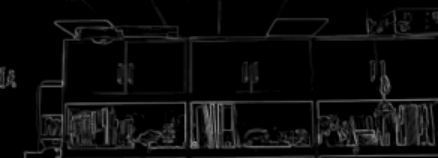
#> input picture 图片物体边缘的提取分割.png, 438 x 158 px
$ python skimage_edge_detection.py
#> lines starting #> are read from the running program, lines starting #| are printed output that depends on the picture; after the words box and inside, x2 and y2 are one past the last pixel; in counts of white or black regions, pixels touching at a corner belong together
# -*- coding: utf-8 -*-
"""
基于 scikit-image 库的图像边缘检测（优化版）
---------------------------------
相比初版的改进：
    1. 每个梯度算子除了保存原始幅值图外，还做：
        - Otsu 自适应二值化（自动选最佳阈值）
        - 骨架化（skeletonize）得到 1 像素宽的细线
    2. Laplace 算子（对噪声极敏感）先做重度高斯平滑再做二阶导；
    3. 拼一张 2x4 的对比大图，便于直观对比所有方法；
    4. 给出每种方法的边缘像素数和耗时统计。

使用：
    直接运行本脚本即可。
"""

import os
import time
import numpy as np
import cv2  # 仅用于读取/写出含中文路径的图像
from skimage import filters, feature
from skimage.morphology import skeletonize
from skimage.util import img_as_ubyte

# ---------- 路径配置 ----------
INPUT_IMAGE_PATH = r"C:\Users\18607\Desktop\边缘识别模型方法\图片物体边缘的提取分割.png"
OUTPUT_DIR = os.path.join(os.path.dirname(os.path.abspath(__file__)), "outputs")
os.makedirs(OUTPUT_DIR, exist_ok=True)

# ---------- 参数配置 ----------
# skimage.feature.canny 的双阈值（值越低，检测到的边缘越多）
CANNY_SIGMA = 1.0
CANNY_LOW = 0.05
CANNY_HIGH = 0.15

# Laplace 前置平滑的 sigma（必须够大才能压住二阶导数的噪声放大效应）
LAPLACE_SMOOTH_SIGMA = 2.0

# 各种算子归一化用的常数（绝大多数情况下用 255/归一化到 0~1 即可）
EPS = 1e-12


# ---------- 工具函数 ----------
def imread_unicode(path: str) -> np.ndarray:
    """读取含中文路径的图像。"""
    return cv2.imdecode(np.fromfile(path, dtype=np.uint8), cv2.IMREAD_COLOR)
#> returned value is the input picture: shape (158, 438, 3); min 0, max 140, mean 11.5


def imwrite_unicode(path: str, img: np.ndarray) -> None:
    """写出图像到含中文路径。"""
    cv2.imencode(".png", img)[1].tofile(path)


def to_uint8(img: np.ndarray) -> np.ndarray:
    """把浮点结果线性归一化到 0~255 再转 uint8，便于保存。"""
    img = img.astype(np.float32)
    mn, mx = img.min(), img.max()
    if mx - mn < EPS:
        return np.zeros_like(img, dtype=np.uint8)
    out = (img - mn) / (mx - mn) * 255.0
    return out.astype(np.uint8)


def otsu_binary(magnitude: np.ndarray) -> np.ndarray:
    """对梯度幅值做 Otsu 阈值二值化，返回 bool 数组。"""
    # Otsu 需要 uint8 输入
    mag_u8 = to_uint8(magnitude)
    thresh = filters.threshold_otsu(mag_u8)
    return mag_u8 > thresh


def post_process_binary(binary: np.ndarray) -> tuple[np.ndarray, np.ndarray]:
    """把二值图做骨架化（细线化），返回 (binary_uint8, skeleton_uint8)。"""
    binary_uint8 = (binary.astype(np.uint8)) * 255
    skel = skeletonize(binary)
    skel_uint8 = (skel.astype(np.uint8)) * 255
    return binary_uint8, skel_uint8


# ---------- 单个算子：原始 → 二值 → 骨架化 三件套 ----------
def gradient_trio(name: str,
                  gray: np.ndarray,
                  magnitude: np.ndarray,
                  results: dict,
                  timings: dict) -> None:
    """对单个梯度算子的结果做三件套处理，并把数据存到 results 字典。"""
    t0 = time.perf_counter()

    # 1) 原始幅值
    raw_u8 = to_uint8(magnitude)

    # 2) Otsu 二值
    binary = otsu_binary(magnitude)
    binary_u8, skel_u8 = post_process_binary(binary)

    elapsed = time.perf_counter() - t0
    timings[name] = elapsed * 1000  # ms

    results[name] = {
        "raw": raw_u8,
        "binary": binary_u8,
        "skel": skel_u8,
        "edge_count": int(binary.sum()),
    }


# ---------- 拼成 2x4 对比大图 ----------
def make_comparison(original_bgr: np.ndarray,
                    gray_u8: np.ndarray,
                    canny_u8: np.ndarray,
                    results: dict) -> np.ndarray:
    """把 8 张小图（原图、灰度、6 个算子的二值结果）拼成 2x4 对比大图。"""
    # 每张图都转成 BGR 以便和原图保持通道一致
    def to_bgr(u8: np.ndarray) -> np.ndarray:
        if u8.ndim == 2:
            return cv2.cvtColor(u8, cv2.COLOR_GRAY2BGR)
        return u8

    # 二值图：黑色背景白色边缘 → 反过来成"白底黑边"更接近"线稿"观感
    def invert(u8: np.ndarray) -> np.ndarray:
        if u8.ndim == 2:
            return 255 - u8
        return 255 - u8

    # 缩放到统一高度，便于拼接
    H = 160
    panels = [
        ("Original",  cv2.resize(original_bgr, (int(original_bgr.shape[1] * H / original_bgr.shape[0]), H))),
        ("Gray",      cv2.cvtColor(cv2.resize(gray_u8, (int(gray_u8.shape[1] * H / gray_u8.shape[0]), H)), cv2.COLOR_GRAY2BGR)),
        ("Canny",     to_bgr(cv2.resize(canny_u8, (int(canny_u8.shape[1] * H / canny_u8.shape[0]), H)))),
        ("Sobel",     to_bgr(cv2.resize(invert(results["sobel"]["binary"]),   (int(canny_u8.shape[1] * H / canny_u8.shape[0]), H)))),
        ("Prewitt",   to_bgr(cv2.resize(invert(results["prewitt"]["binary"]), (int(canny_u8.shape[1] * H / canny_u8.shape[0]), H)))),
        ("Scharr",    to_bgr(cv2.resize(invert(results["scharr"]["binary"]),  (int(canny_u8.shape[1] * H / canny_u8.shape[0]), H)))),
        ("Roberts",   to_bgr(cv2.resize(invert(results["roberts"]["binary"]), (int(canny_u8.shape[1] * H / canny_u8.shape[0]), H)))),
        ("Laplace*",  to_bgr(cv2.resize(invert(results["laplace"]["binary"]), (int(canny_u8.shape[1] * H / canny_u8.shape[0]), H)))),
    ]

    # 在每张小图顶部写名称
    labelled = []
    for name, img in panels:
        h, w = img.shape[:2]
        canvas = np.full((h + 24, w, 3), 255, dtype=np.uint8)
        cv2.putText(canvas, name, (4, 17), cv2.FONT_HERSHEY_SIMPLEX, 0.5, (0, 0, 0), 1, cv2.LINE_AA)
        canvas[24:, :, :] = img
        labelled.append(canvas)

    # 2x4 拼接
    row1 = np.hstack(labelled[:4])
    row2 = np.hstack(labelled[4:])
    sep = np.full((4, row1.shape[1], 3), 200, dtype=np.uint8)
    return np.vstack([row1, sep, row2])


# ---------- 主体 ----------
def run_edge_detection(image_path: str, output_dir: str) -> None:
    bgr = imread_unicode(image_path)
    if bgr is None:
        raise FileNotFoundError(f"无法读取图像：{image_path}")
    gray = cv2.cvtColor(bgr, cv2.COLOR_BGR2GRAY).astype(np.float32) / 255.0
    gray_u8 = (gray * 255).astype(np.uint8)

    base = os.path.splitext(os.path.basename(image_path))[0]

    # 保存灰度原图
    gray_path = os.path.join(output_dir, f"{base}_gray.png")
    imwrite_unicode(gray_path, gray_u8)

    # ---------------- 1. Canny ----------------
    t0 = time.perf_counter()
    canny_edges = feature.canny(gray, sigma=CANNY_SIGMA,
                                low_threshold=CANNY_LOW,
                                high_threshold=CANNY_HIGH)
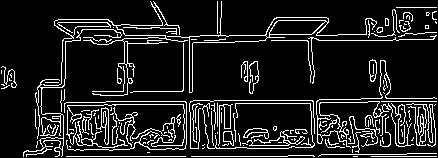
#> canny_edges: shape (158, 438) bool; 12.3% white in thin lines or dots
    canny_u8 = (canny_edges.astype(np.uint8)) * 255
#> canny_u8: shape (158, 438); 12.3% white in thin lines or dots
    canny_ms = (time.perf_counter() - t0) * 1000

    canny_path = os.path.join(output_dir, f"{base}_skimage_canny.png")
    imwrite_unicode(canny_path, canny_u8)

    # ---------------- 2. 五个梯度算子 + Laplace ----------------
    results = {}
    timings = {}

    gradient_trio("sobel",   gray, filters.sobel(gray),  results, timings)
#> in to_uint8, `img = img.astype(np.float32)`:
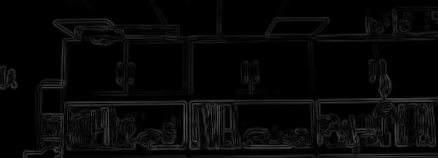
#> img: shape (158, 438) float32; min 0, max 0.321, mean 0.0296
#> in to_uint8, `mn, mx = img.min(), img.max()`: mn = 0; mx = 0.321
#> in to_uint8, `out = (img - mn) / (mx - mn) * 255.0`:
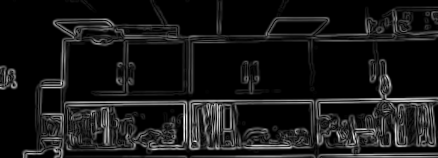
#> out: shape (158, 438) float32; min 0, max 255, mean 23.5
#> in otsu_binary, `thresh = filters.threshold_otsu(mag_u8)`: thresh = 48
#> in otsu_binary, `return mag_u8 > thresh`: returned value: shape (158, 438) bool; 19% white; 138 white regions (101 under 20 px), largest, box (x1, y1, x2, y2) and area: (188, 59, 438, 158) 5967, (22, 18, 207, 158) 3482, (80, 107, 112, 146) 468
#> in post_process_binary, `skel = skeletonize(binary)`: skel: shape (158, 438) bool; 9.4% white in thin lines or dots
#> in post_process_binary, `skel_uint8 = (skel.astype(np.uint8)) * 255`: skel_uint8: shape (158, 438); 9.4% white in thin lines or dots
    gradient_trio("prewitt", gray, filters.prewitt(gray), results, timings)
#> in otsu_binary (call 2), `return mag_u8 > thresh`: returned value: shape (158, 438) bool; 18.8% white; 138 white regions (101 under 20 px), largest, box (x1, y1, x2, y2) and area: (22, 18, 438, 158) 9314, (80, 107, 112, 146) 451, (236, 17, 330, 38) 389
#> in post_process_binary (call 2), `skel = skeletonize(binary)`: skel: shape (158, 438) bool; 9.2% white in thin lines or dots
#> in post_process_binary (call 2), `skel_uint8 = (skel.astype(np.uint8)) * 255`: skel_uint8: shape (158, 438); 9.2% white in thin lines or dots
    gradient_trio("scharr",  gray, filters.scharr(gray),  results, timings)
#> in otsu_binary (call 3), `return mag_u8 > thresh`: returned value: shape (158, 438) bool; 19.1% white in thin lines or dots
#> in post_process_binary (call 3), `binary_uint8 = (binary.astype(np.uint8)) * 255`: binary_uint8: shape (158, 438); 19.1% white in thin lines or dots
#> in post_process_binary (call 3), `skel = skeletonize(binary)`:
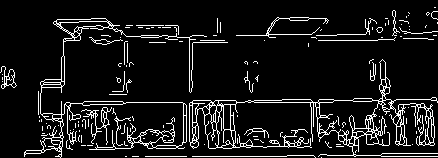
#> skel: shape (158, 438) bool; 9.4% white in thin lines or dots
#> in post_process_binary (call 3), `skel_uint8 = (skel.astype(np.uint8)) * 255`: skel_uint8: shape (158, 438); 9.4% white in thin lines or dots
    gradient_trio("roberts", gray, filters.roberts(gray), results, timings)
#> in to_uint8 (call 7), `mn, mx = img.min(), img.max()`: mx = 0.357
#> in to_uint8 (call 7), `out = (img - mn) / (mx - mn) * 255.0`:
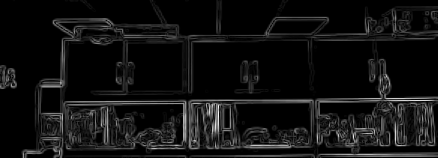
#> out: shape (158, 438) float32; min 0, max 255, mean 17.8
#> in otsu_binary (call 4), `return mag_u8 > thresh`: returned value: shape (158, 438) bool; 16.5% white; 158 white regions (118 under 20 px), largest, box (x1, y1, x2, y2) and area: (315, 59, 438, 158) 3070, (188, 99, 314, 150) 2147, (22, 90, 188, 158) 2095
#> in post_process_binary (call 4), `skel = skeletonize(binary)`: skel: shape (158, 438) bool; 8.7% white in thin lines or dots
#> in post_process_binary (call 4), `skel_uint8 = (skel.astype(np.uint8)) * 255`: skel_uint8: shape (158, 438); 8.7% white in thin lines or dots

    # Laplace 必须先高斯平滑（sigma 越大越能压住二阶导的噪声）
    smoothed_gray = filters.gaussian(gray, sigma=LAPLACE_SMOOTH_SIGMA)
    gradient_trio("laplace", gray, np.abs(filters.laplace(smoothed_gray)), results, timings)
#> in to_uint8 (call 9), `img = img.astype(np.float32)`:
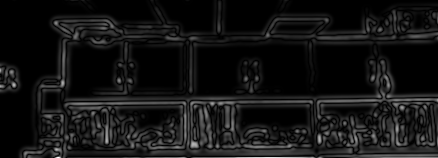
#> img: shape (158, 438) float32; min 0, max 0.0578, mean 0.00458; drawn with min black and max white
#> in to_uint8 (call 9), `mn, mx = img.min(), img.max()`: mx = 0.0578
#> in otsu_binary (call 5), `return mag_u8 > thresh`: returned value: shape (158, 438) bool; 23.2% white; 247 white regions (147 under 20 px), largest, box (x1, y1, x2, y2) and area: (64, 96, 315, 156) 5032, (313, 60, 438, 158) 3650, (53, 16, 123, 34) 470
#> in post_process_binary (call 5), `skel = skeletonize(binary)`: skel: shape (158, 438) bool; 8.1% white in thin lines or dots
#> in post_process_binary (call 5), `skel_uint8 = (skel.astype(np.uint8)) * 255`: skel_uint8: shape (158, 438); 8.1% white in thin lines or dots

    # ---------------- 3. 保存三件套结果 ----------------
    for name, d in results.items():
        # 原始幅值
        imwrite_unicode(os.path.join(output_dir, f"{base}_skimage_{name}.png"),          d["raw"])
        # Otsu 二值
        imwrite_unicode(os.path.join(output_dir, f"{base}_skimage_{name}_binary.png"),  d["binary"])
        # 骨架化（1 像素细线）
        imwrite_unicode(os.path.join(output_dir, f"{base}_skimage_{name}_skel.png"),    d["skel"])

    # ---------------- 4. 拼对比大图 ----------------
    comp = make_comparison(bgr, gray_u8, canny_u8, results)
#> in to_bgr (call 2), `return cv2.cvtColor(u8, cv2.COLOR_GRAY2BGR)`:
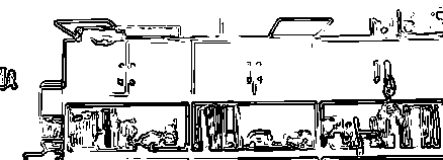
#> returned value: shape (160, 443, 3); min 0, max 255, mean 206.6
#> in invert (call 3), `return 255 - u8`: returned value: shape (158, 438); 80.9% white; black in thin lines or dots
#> the loop in make_comparison, `for name, img in panels:` made 8 passes
#> name on passes 1 to 8: 'Original', 'Gray', 'Canny', 'Sobel', 'Prewitt', 'Scharr', 'Roberts', 'Laplace*'
#> after the loop in make_comparison, `for name, img in panels:`: labelled = 8 items
    comp_path = os.path.join(output_dir, f"{base}_skimage_comparison.png")
    imwrite_unicode(comp_path, comp)

    # ---------------- 5. 输出汇总 ----------------
    total_pixels = gray_u8.size
#> total_pixels = 69204
    print(f"原图尺寸                : {bgr.shape}")
#| 原图尺寸                : (158, 438, 3)
    print(f"灰度图已保存            : {gray_path}")
    print(f"Canny 边缘图已保存       : {canny_path}  ({canny_ms:.1f} ms, "
          f"边缘像素 {int(canny_edges.sum())}/{total_pixels} = "
          f"{canny_edges.mean()*100:.2f}%)")
#| Canny 边缘图已保存       : scikit-image 实现/outputs/C:\Users\18607\Desktop\边缘识别模型方法\图片物体边缘的提取分割_skimage_canny.png  (26.9 ms, 边缘像素 8544/69204 = 12.35%)
    print("五个算子结果：")
    print(f"  {'方法':<10}{'耗时(ms)':<12}{'边缘像素':<14}{'占比':<10}")
    for name in ("sobel", "prewitt", "scharr", "roberts", "laplace"):
        d = results[name]
        ratio = d["edge_count"] / total_pixels * 100
        print(f"  {name:<10}{timings[name]:<12.2f}{d['edge_count']:<14}{ratio:<10.2f}")
    print(f"对比大图已保存          : {comp_path}  (2x4 拼图)")


if __name__ == "__main__":
    run_edge_detection(INPUT_IMAGE_PATH, OUTPUT_DIR)
